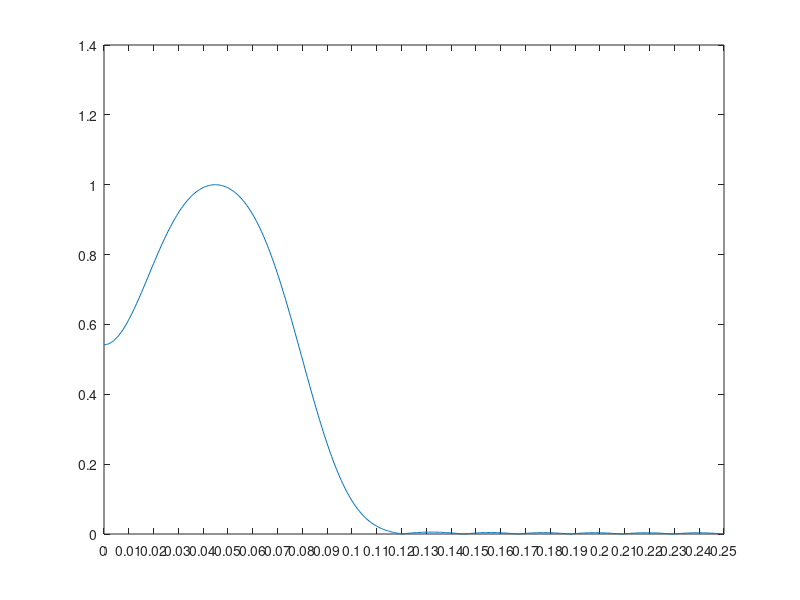

Write MATLAB code to recreate this figure.
%% 20141013 


%% 1559 - Analyzing the Frequency Response of BOLD & EEG FIR Temporal Filters
% The paper (Davey 2013) describes a procedure that corrects for reductions in degrees of freedom imposed by filtering
% time series that are being correlated with one another. This procedure differs somewhat from the one described in
% papers such as (Pyper 1998), (Worsley 2002), and others. 
%
% (Davey 2013) was published in NeuroImage for fMRI data and is pretty much the most recent relevant publication I could
% find, so I think it should be sufficient for the corrections the reviewers wanted me to make. This section will test
% out the procedure for finding the new effective degrees of freedom.

% Today's parameters
timeStamp = '201410131559';
analysisStamp = '';
dataSaveName = 'C:/Users/jgrooms/Desktop/Today Data/20141013/201410131559 - ';

% Reproduce the FIR filtering parameters used on my real data sets
TR = 2;
WindowLength = 45;
Passband = [0.01 0.08];
WindowName = 'hamming';

% Generate the filter parameters
WindowLength = round(WindowLength / TR);
windowParams = window(eval(['@' lower(WindowName)]), WindowLength+1);
filterParams = fir1(WindowLength, Passband.*2.*TR, windowParams);

% Get the complex frequency response of this particular filter
[h, f] = freqz(filterParams, 1, 512, 0.5);

% Plot the frequency response (just for my own visualization)
figure;
plot(f, abs(h))
set(gca, 'XTick', 0:0.01:0.25);

% Ensure real results by manipulating the complex frequency response (not described in the paper...)
amp = abs(h);
h2 = h .* conj(h);
rh = real(h);

% Calculate the effective degrees of freedom
cdof = (sum(h.^2)^2) ./ sum(h.^4)          % <--- Gives a complex number not described by the paper :\
rdof = (sum(amp.^2)^2) ./ sum(amp.^4)      % <--- Gives a pretty agreeable-looking result (~105.79)
rdof2 = (sum(h2)^2) ./ sum(h2.^2)          % <--- Results identical to rdof
rdof3 = (sum(rh)^2) ./ sum(rh.^2)          


% Results: 
% It is unclear how to generate real corrected degrees of freedom using the formula provided in equation 9 of (Davey
% 2013). The authors do not describe what should be done the complex frequency responses, although they do directly
% mention that the responses are complex. Clearly, though, complex-valued DOFs are nonsense and can't be used as they
% are. Something else must have been done...
%
% Taking only the real component or absolute value of the complex DOF number results in an estimate that is far too low
% to be what was intended. However, taking the real component of individual frequency responses and using those in
% Equation 9 produces results that much more expected:
%
%   105.79  -   For Gaussian window filters
%   102.59  -   For Hamming window filters (as was originally used for my data)
%
% These values are in agreement with what was listed in (Fox 2005) on page 2 under Correlation Statistics (i.e. a
% reduction of about 2.34 in the DOFs after filtering).
%
% However, the results using this method depend almost entirely on the number n chosen for the freqz function, for which
% I can't seem to nail down the appropriate number (MATLAB's documentation basically suggests that it's arbitrary
% depending on how many frequencies you want to analyze). Some example values and corresponding n inputs are as follows:



%% 1816 - Refining the Effective DOF Estimate

% Refined Results from Above:
% After reading the (Davey 2013) paper several more times (ugh...) and playing with both the formulae and related
% parameters, I think I have arrived a usable and supportable result. 
%
% The authors of this paper were somewhat less than clear about performing the actual calculations for the effective
% degrees of freedom. Specifically, if one were to follow Equation 9 exactly, the resulting DOF estimate tended to be
% complex, which didn't make sense.
%
% The apparent key to correcting this can be found in their Appendix A, where they state that they assume the frequency
% responses of the filter being used are conjugate symmetric, which allowed them to state the following:
%
%       (f*)f = f^2
%
%           f:  The frequency response of a filter at a particular frequency (bound between [0, 1])
%           f*: The complex conjugate of f
%
% For future reference, conjugate symmetry means that:
%       
%       f(-x) = f*(x)
%
% This is presumably where things were going wrong earlier. The imaginary components of my frequency response vectors
% were not summing to zero like the authors assumed. I believe this is because MATLAB automatically crops out the
% negative side of frequency spectra, because othewise the FT of a real signal should be conjugate symmetric.
%
%=======================================================================================================================
% NOTE: I later confirmed this to be true. The function freqz automatically crops out the symmetric side of the
% spectrum. Manually calculating the frequency responses shows that the imaginary components do indeed sum to zero (give
% or take some precision errors), but the resulting DOF estimates are still very clearly wrong. Everything depends on
% the NFFT parameter (called n and discussed later in this section) far too much, and I just can't figure out what its
% value should be.
%=======================================================================================================================
%
% By undoing their assumption and recalculating Equation 9 with conjugate pairs (see the variable h2 in the previous
% section), I have arrived at results that are both agreeable and can be somewhat confirmed using Equation 15 from the
% same paper.
%
% Using the frequency response of the FIR filter applied previously to both my BOLD and EEG data, the effective degrees
% of freedom were found to be ~130.8071. However, this number is extremely dependent on the number of frequencies n used
% in the freqz function (i.e. the number of frequencies at which to estimate the response value). Higher values
% dramatically increase the DOF estimate, while lower values decrease the estimate just as dramatically. 
%
% Despite hours spent trying today, I haven't been able to nail down an appropriate number for this function argument
% (MATLAB's documentation basically suggests that it's arbitrary depending on how many frequencies you want to analyze).
% To demonstrate how important it is, though, here are some example DOF estimates and their corresponding n values:
%
%   33.23   for n = 110     (the number of frequencies present if each frequency step is 1/436 (i.e. [0:(1/436):0.25]))
%   38.62   for n = 128     (the next power of 2 greater than 110)
%   65.56   for n = 218     (the number of time points present in my signals)
%   76.93   for n = 256     (the next power of 2 greater than 218)
%   130.81  for n = 436     (the number of seconds that my signals span)
%   153.56  for n = 512     (the next power of 2 greater than 436, & the default n for freqz)
%
% Unless the authors implicitly assumed that signals were being filtered in the frequency domain using a filter defined
% by this number, it's not clear what the appropriate value for this parameter should be. I've decided to use the number
% of time points in my signal for now, which is the closest I can get to the DOF estimate discussed next while still
% maintaining a semblence of a rationale for its choice.
%
% Using Equation 15 from the (Davey 2013) paper is much more straightforward, but relies on the assumption that an FIR
% filter approximates an ideal filter. This assumption sounds shakey as hell to me, but whatever because I have a thesis
% to write and I can legitimately cite them as having spouted such nonsense. This approach uses the following formula,
% which is derived in their appendices from Equation 9:
%
%       N* = 2 * Ts * T * (fh - fl)
%
%           N*: The effective degrees of freedom
%           Ts: The sampling interval
%           T:  The total signal length
%           fh: The lowpass cutoff frequency of the FIR filter
%           fl: The highpass cutoff frequency of the FIR filter
%   
% Plugging in numbers from my data:
%
%       N* = 2 * (2 s) * (436 s) * (0.08 cycles/s - 0.01 cycles/s) 
%
%          = 122.08 DOFs
%
% Or, using normalized units instead of time:
%   
%       N* = 2 * (1 timepoint) * (218 timepoints) * (0.32 cycles/timepoint - 0.04 cycles/timepoint) 
%          
%          = 122.08 DOFs
%
% The stoichiometry here seems a little iffy, especially because the final values are identical even though they have
% units of samples or seconds. I'm pretty sure this shouldn't be the case, and the more I think about it the less
% satisfied I am with the argument I'm making...



%% 2202 - Further Refining Effective DOF Estimates

% Further Refined Results:
% After working through Equation 15 (shown above) and becoming concerned over the lack of stoichiometric harmony, I
% did some more thinking about how that equation should really work. I decided to try to reverse engineer the (Fox 2005)
% result I talked a little about earlier using that formula, assuming that there would be at least an approximate
% agreement. I think I may finally have found an answer, but it's not good news for my work.
%
% First, here are some parameters from the (Fox 2005) paper that are important for this part:
%
%   TR = 3.013 s                 (The fMRI repetition time)
%   T  = 318                     (Number of time points in their signals)
%   PB = [0.009 Hz, 0.08 Hz]     (Temporal filter passband)
%   N* = 135.9                   (Their effective DOF estimate, presumably from the Chelton method or something similar)
%   CF = 2.34                    (Their correction factor, equal to T/N*)
%
% Working some of their parameters into Equation 15, and adjusting earlier definitions so the stoichiometry makes sense:
%
%   N* = 2 * (3.013 s/sample) * (318 samples) * (0.08 cycles/s - 0.009 cycles/s)
%
%      = 136.0550 DOFs (because cycles are actually pure numbers, not units)
%
% Applying the same logic to my data:
%   
%   N* = 2 * (2 s/sample) * (218 samples) * (0.08 cycles/s - 0.01 cycles/s)
%
%      = 61.04 DOFs
%
% This works out to a correction factor of (218/61.04) = 3.57, which is considerably higher than the one Fox et al
% found, despite having a nearly identical passband. Their additional 100 time points along with the 1 s increase in the
% TR seems to have made all the difference. For my data, having only ~61 DOFs just isn't what I wanted to see after
% having to axe 2 other subjects just recently. 
%
% I suppose this means about 2/3 of all of my data are just artificially autocorrelated junk. I just can't seem to catch
% a break on this project. I suppose tomorrow I should start thresholding all of my data using these results.
